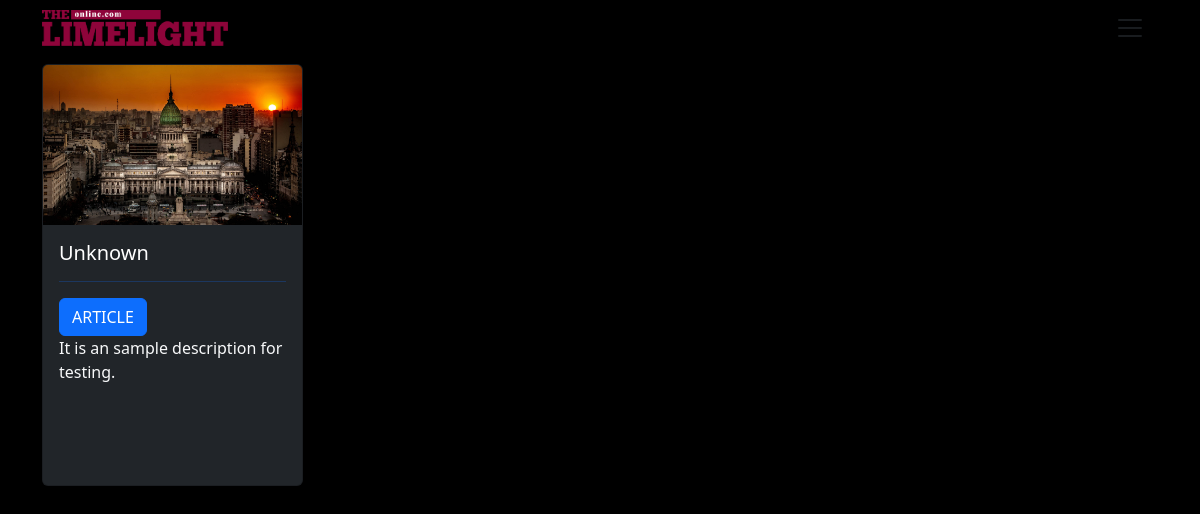
The app's page /article/ with its own data.
### article/models.py (models this page shows, shortened)
class Article(models.Model):
    LIVE = 1
    DELETE = 0
    DELETE_CHOICE = (
        (LIVE,'Live'),
        (DELETE,'Delete')
    )
    title = models.CharField(max_length=200)
    author = models.CharField(max_length=100)
    institution = models.CharField(max_length=300)
    description = models.TextField()
    detail = HTMLField()
    image = models.ImageField(upload_to='images/')
    priority = models.IntegerField(default=0)
    delete_choice = models.IntegerField(choices=DELETE_CHOICE, default=LIVE)
    created_at = models.DateTimeField(auto_now_add=True)
    updated_at = models.DateTimeField(auto_now=True)

### article/views.py (the view)
# urls.py: path('/', views.article, name='article'),
def article(request):
    articles = Article.objects.all()
    context  = {
        'articles': articles,
    }
    return render(request, 'article.html', context)

### templates/article.html
{% extends 'blank_layout.html' %}
{% load static %}
{% block header %}
{% include 'header.html' %}
{% endblock header %}
{% block article %}
<div class="container pt-5">
    <div class="row">
        {% for article in articles %}
            <div class="col-md-3 pt-3">
                <a href="{% url 'article_detail' article.id %}" style="text-decoration: none;">
                    <div class="card bg-dark">
                        <img src="{{ article.image.url }}" class="card-img-top" alt="...">
                        <div class="card-body" style="height:260px; overflow: hidden;">
                            <h5 class="card-title text-white">{{ article.author }}</h5>
                            <hr>
                            <a href="{% url 'article_detail' article.id %}" class="btn btn-primary text-white">ARTICLE</a>
                            <div class="card-text text-light" style="overflow: hidden; text-decoration: none;">{{ article.description|safe }}</div>
                        </div>
                    </div>
                </a>
            </div>
        {% endfor %}
    </div>
</div>
{% endblock article %}

### records on screen
Article: image (picture), author "Unknown", description "It is an sample description for testing."
